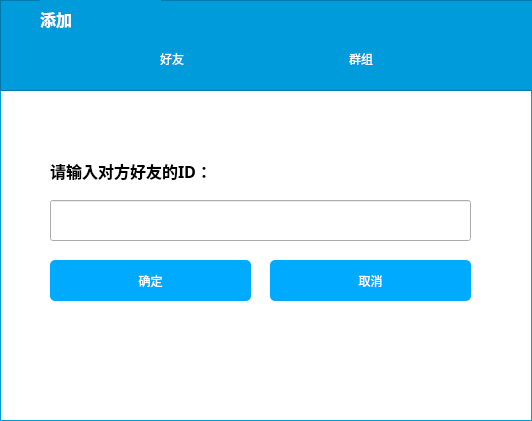
<?xml version="1.0" encoding="UTF-8"?>
<ui version="4.0">
 <class>AddNewFriend</class>
 <widget class="QWidget" name="AddNewFriend">
  <property name="geometry">
   <rect>
    <x>0</x>
    <y>0</y>
    <width>532</width>
    <height>421</height>
   </rect>
  </property>
  <property name="windowTitle">
   <string>Dialog</string>
  </property>
  <property name="styleSheet">
   <string notr="true">#AddNewFriend{
background-color: rgb(255, 255, 255);
border:1px solid rgb(0, 155, 219);
}

QPushButton{
background-color:rgb(0, 170, 255);
font: bold 10pt &quot;微软雅黑&quot;;
color:rgb(255,255,255);
border-radius: 5px;
}QPushButton::hover{
background-color:rgb(0, 150, 225);
}
QPushButton::pressed{
background-color:rgb(0, 150, 225);
}
</string>
  </property>
  <widget class="QFrame" name="frame">
   <property name="geometry">
    <rect>
     <x>0</x>
     <y>0</y>
     <width>711</width>
     <height>91</height>
    </rect>
   </property>
   <property name="styleSheet">
    <string notr="true">background-color: rgb(0, 155, 219);
</string>
   </property>
   <property name="frameShape">
    <enum>QFrame::StyledPanel</enum>
   </property>
   <property name="frameShadow">
    <enum>QFrame::Raised</enum>
   </property>
   <widget class="QLabel" name="label">
    <property name="geometry">
     <rect>
      <x>40</x>
      <y>-2</y>
      <width>121</width>
      <height>41</height>
     </rect>
    </property>
    <property name="font">
     <font>
      <family>微软雅黑</family>
      <pointsize>12</pointsize>
      <weight>75</weight>
      <bold>true</bold>
     </font>
    </property>
    <property name="styleSheet">
     <string notr="true">color: rgb(255, 255, 255);</string>
    </property>
    <property name="text">
     <string>添加</string>
    </property>
   </widget>
   <widget class="QLabel" name="label_2">
    <property name="geometry">
     <rect>
      <x>13</x>
      <y>10</y>
      <width>21</width>
      <height>21</height>
     </rect>
    </property>
    <property name="sizePolicy">
     <sizepolicy hsizetype="Expanding" vsizetype="Expanding">
      <horstretch>0</horstretch>
      <verstretch>0</verstretch>
     </sizepolicy>
    </property>
    <property name="text">
     <string>&lt;html&gt;&lt;head/&gt;&lt;body&gt;&lt;p&gt;&lt;img src=&quot;:/images/find.png&quot;/&gt;&lt;/p&gt;&lt;/body&gt;&lt;/html&gt;</string>
    </property>
   </widget>
   <widget class="QWidget" name="layoutWidget">
    <property name="geometry">
     <rect>
      <x>1</x>
      <y>40</y>
      <width>531</width>
      <height>37</height>
     </rect>
    </property>
    <layout class="QHBoxLayout" name="horizontalLayout">
     <item>
      <spacer name="horizontalSpacer">
       <property name="orientation">
        <enum>Qt::Horizontal</enum>
       </property>
       <property name="sizeHint" stdset="0">
        <size>
         <width>40</width>
         <height>20</height>
        </size>
       </property>
      </spacer>
     </item>
     <item>
      <widget class="QLabel" name="label_3">
       <property name="styleSheet">
        <string notr="true">font:  15pt &quot;微软雅黑&quot;;
color:white;</string>
       </property>
       <property name="text">
        <string>好友</string>
       </property>
      </widget>
     </item>
     <item>
      <spacer name="horizontalSpacer_3">
       <property name="orientation">
        <enum>Qt::Horizontal</enum>
       </property>
       <property name="sizeHint" stdset="0">
        <size>
         <width>40</width>
         <height>20</height>
        </size>
       </property>
      </spacer>
     </item>
     <item>
      <widget class="QLabel" name="label_4">
       <property name="styleSheet">
        <string notr="true">font: 15pt &quot;微软雅黑&quot;;
color:white;</string>
       </property>
       <property name="text">
        <string>群组</string>
       </property>
      </widget>
     </item>
     <item>
      <spacer name="horizontalSpacer_2">
       <property name="orientation">
        <enum>Qt::Horizontal</enum>
       </property>
       <property name="sizeHint" stdset="0">
        <size>
         <width>40</width>
         <height>20</height>
        </size>
       </property>
      </spacer>
     </item>
    </layout>
   </widget>
  </widget>
  <widget class="QStackedWidget" name="stackedWidget">
   <property name="geometry">
    <rect>
     <x>30</x>
     <y>130</y>
     <width>471</width>
     <height>271</height>
    </rect>
   </property>
   <property name="styleSheet">
    <string notr="true">QStackedWidget{
background-color: rgb(255, 255, 255);
border:0px solid rgb(0, 155, 219);
}

</string>
   </property>
   <widget class="QWidget" name="page">
    <widget class="QLabel" name="label_5">
     <property name="geometry">
      <rect>
       <x>20</x>
       <y>20</y>
       <width>291</width>
       <height>41</height>
      </rect>
     </property>
     <property name="font">
      <font>
       <family>微软雅黑</family>
       <pointsize>12</pointsize>
       <weight>75</weight>
       <bold>true</bold>
      </font>
     </property>
     <property name="text">
      <string>请输入对方好友的ID：</string>
     </property>
    </widget>
    <widget class="QLineEdit" name="lineEdit">
     <property name="geometry">
      <rect>
       <x>20</x>
       <y>70</y>
       <width>421</width>
       <height>41</height>
      </rect>
     </property>
     <property name="font">
      <font>
       <family>微软雅黑</family>
       <pointsize>12</pointsize>
       <weight>75</weight>
       <bold>true</bold>
      </font>
     </property>
    </widget>
    <widget class="QPushButton" name="confirmButton">
     <property name="geometry">
      <rect>
       <x>20</x>
       <y>130</y>
       <width>201</width>
       <height>41</height>
      </rect>
     </property>
     <property name="text">
      <string>确定</string>
     </property>
    </widget>
    <widget class="QPushButton" name="cancelButton">
     <property name="geometry">
      <rect>
       <x>240</x>
       <y>130</y>
       <width>201</width>
       <height>41</height>
      </rect>
     </property>
     <property name="text">
      <string>取消</string>
     </property>
    </widget>
   </widget>
   <widget class="QWidget" name="page_2"/>
  </widget>
 </widget>
 <resources/>
 <connections/>
</ui>
